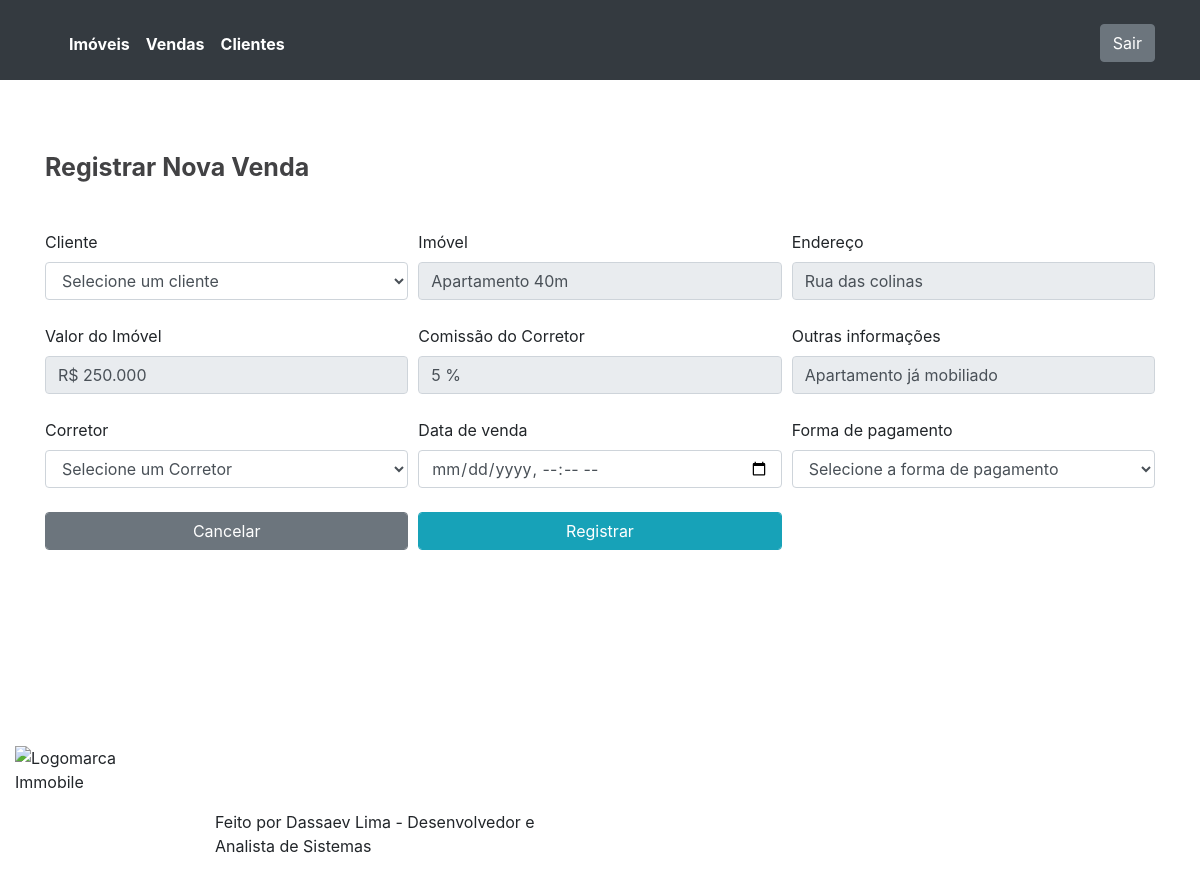
Screenshot of /vendas/nova/1/ (signed in) with the database file from the repository.
### core/models.py (models this page shows, shortened)
class Imovel(models.Model):
    tipo = models.CharField(max_length=255)
    valor = models.CharField(max_length=255)
    endereco = models.CharField(max_length=255)
    comissao = models.IntegerField(default=5)
    descricao = models.CharField(max_length=255)
    informacoes = models.TextField(blank=True,null=True)
    status = models.CharField(max_length=255,default='à venda')
    class Meta:
        db_table = 'imovel'

### core/views.py (the view)
# urls.py: path('vendas/nova/<int:id_imovel>/',views.nova_venda),
@login_required(login_url='/login/')
def nova_venda(request,id_imovel):
    clientes = Cliente.objects.all()
    corretores = Corretor.objects.all()
    imovel = Imovel.objects.get(id=id_imovel)
    pagamentos = Pagamento.objects.all()
    dados = {
        'clientes':clientes,
        'corretores':corretores,
        'imovel':imovel,
        'pagamentos':pagamentos
    }
    return render(request,'nova-venda.html',dados)

### templates/nova-venda.html (shortened to what this page needs)
{% extends "estrutura.html" %}
    {% block content %}
    <div class="container">
        <div class="row pt-5 ">
            <div class="col-12 pt-4">
                <h1 class="mb-5">Registrar Nova Venda</h1>
                <form action="/vendas/submit/" method="post" class="form-group">{% csrf_token %}
                    <div class="form-row">
                        <div class="col-4">
                        <label for="">Cliente</label>
                        <select class="form-select form-control" aria-label="Default select example" name="id_cliente">
                          <option selected>Selecione um cliente</option>
                        </select>
                    </div>
                    <div class="col-4">
                        <label for="">Imóvel</label>
                        <input type="text" value="{{imovel.descricao}}" class="form-control" disabled="disabled">
                    </div>
                    <div class="col-4">
                        <label for="">Endereço</label>
                        <input type="text" value="{{imovel.endereco}}" disabled="disabled" class="form-control">
                    </div>
                    </div>
                    <div class="form-row mt-4">
                        <div class="col-4">
                        <label for="">Valor do Imóvel</label>
                        <input type="text" value="R$ {{imovel.valor}}" disabled="disabled" class="form-control">
                    </div>
                     <div class="col-4">
                        <label for="">Comissão do Corretor</label>
                        <input type="text" value="{{imovel.comissao}} %" disabled="disabled" class="form-control">
                    </div>
                    <div class="col-4">
                        <label for="">Outras informações</label>
                        <input type="text" value="{{imovel.informacoes}}" disabled="disabled" class="form-control">
                    </div>
                    </div>
                    <div class="form-row mt-4">
                        <div class="col-4  mb-4">
                        <label for="">Corretor</label>
                        <select class="form-select form-control" aria-label="Default select example" name="id_corretor">
                          <option selected>Selecione um Corretor</option>
                        </select>
                    </div>
                    <div class="col-4  mb-4">
                        <label for="">Data de venda</label>
                        <input type="datetime-local" class="form-control" name="data">
                    </div><br>
                    <div class="col-4 ">
                        <label for="">Forma de pagamento</label>
                        <select class="form-select form-control" aria-label="Default select example" name="id_pagamento">
                          <option selected>Selecione a forma de pagamento</option>
                        </select>
                    </div>
                    </div>
                    <div class="form-row">
                         <div class="col-4">
                             <a href="/vendas/">
                        <input type="button" class="form-control btn btn-secondary" value="Cancelar">
                                 </a>
                    </div>
                    <div class="col-4">
                        <input type="submit" class="form-control btn btn-info" value="Registrar">
                    </div>
                    </div>
                </form>
            </div>
        </div>
    </div>
    {% endblock %}

### templates/estrutura.html (style rules this page uses)
h1 { font-size: 25px; font-weight: bold; color:#424244 }

### rows the page displays
Imovel: descricao "Apartamento 40m", endereco "Rua das colinas", valor "R$ 250.000", comissao "5 %", informacoes "Apartamento já mobiliado"
